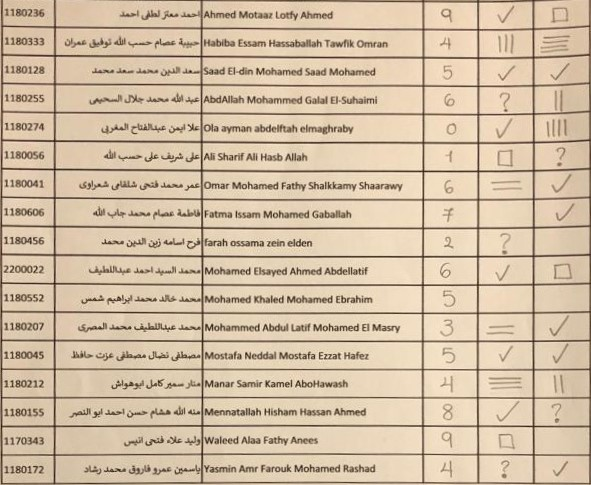
#> input picture GridExtraction/test.jpg, 591 x 485 px
$ python extract_grid.py
#> lines starting #> are read from the running program, lines starting #| are printed output that depends on the picture; after the words box and inside, x2 and y2 are one past the last pixel; in counts of white or black regions, pixels touching at a corner belong together
#> further down, img is the input picture: shape (485, 591, 3); mean B, G, R 163.9, 189.5, 209.8
import cv2
import numpy as np


def extract_grid(img):
    # Convert image to grayscale
    img_gray = cv2.cvtColor(img, cv2.COLOR_BGR2GRAY)
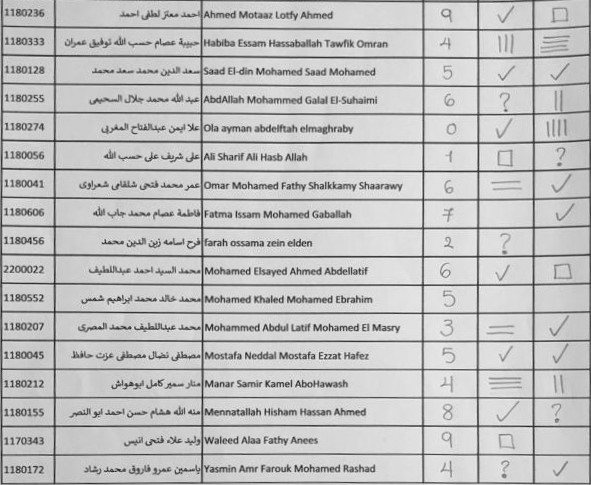
#> img_gray: shape (485, 591); min 10, max 244, mean 192.7
    # Image Thresholding
    _, img_bin = cv2.threshold(
        img_gray, 127, 255, cv2.THRESH_BINARY | cv2.THRESH_OTSU)
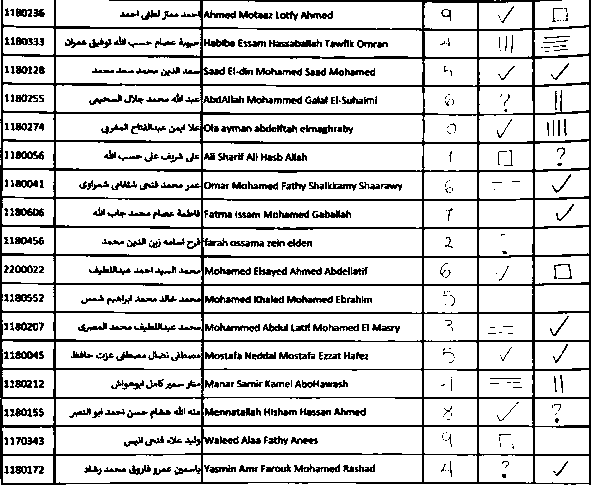
#> img_bin: shape (485, 591); 82.5% white; black in thin lines or dots
    # Image Inversion
    img_bin = 255 - img_bin
#> img_bin: shape (485, 591); 17.5% white in thin lines or dots

    # kernel length
    kernel_length = np.array(img).shape[1] // 33
#> kernel_length = 17
    # vertical kernel : to detect vertical lines
    vertical_kernel = cv2.getStructuringElement(
        cv2.MORPH_RECT, (1, kernel_length))
#> vertical_kernel = 17 values from 1 to 1
    # horizontal kernel : to detect horizontal lines
    horizontal_kernel = cv2.getStructuringElement(
        cv2.MORPH_RECT, (kernel_length, 1))
    # general kernel
    general_kernel = cv2.getStructuringElement(cv2.MORPH_RECT, (3, 3))

    # Draw vertical lines
    img_with_vertical_lines = cv2.erode(img_bin, vertical_kernel, iterations=3)
#> img_with_vertical_lines: shape (485, 591); 2.2% white in thin lines or dots
    img_with_vertical_lines = cv2.dilate(
        img_with_vertical_lines, vertical_kernel, iterations=3)
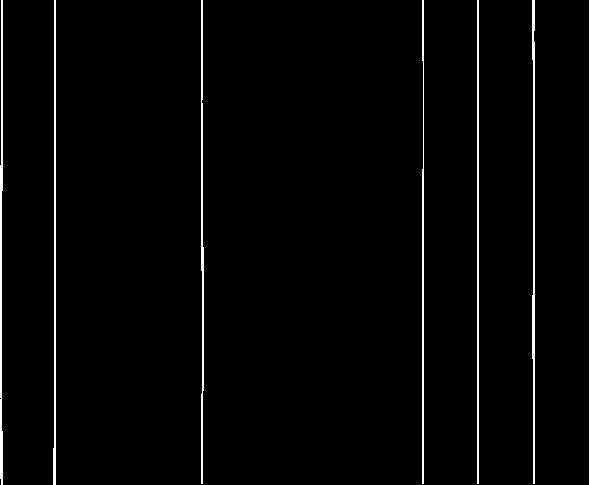
#> img_with_vertical_lines: shape (485, 591); 2.4% white in thin lines or dots
    vertical_lines = cv2.HoughLinesP(
        img_with_vertical_lines, 1, np.pi / 180, 40, minLineLength=10, maxLineGap=20)
#> vertical_lines = 20 rows, first 6: [55, 484, 55, 0], [533, 483, 533, 0], [54, 484, 54, 0], [534, 483, 534, 0], [202, 483, 202, 0], [478, 483, 478, 0]
    for line in vertical_lines:
        for x1, y1, x2, y2 in line:
            img_with_vertical_lines = cv2.line(
                img_with_vertical_lines, (x1, 0), (x2, img_with_vertical_lines.shape[0]), (255, 255, 255), 1)
#> this loop made 20 passes
#> line on passes 1 to 12: [[55, 484, 55, 0]], [[533, 483, 533, 0]], [[54, 484, 54, 0]], [[534, 483, 534, 0]], [[202, 483, 202, 0]], [[478, 483, 478, 0]], [[590, 484, 590, 0]], [[477, 483, 477, 0]], [[589, 484, 589, 0]], [[422, 60, 422, 0]], [[423, 483, 423, 0]], [[201, 270, 201, 0]]
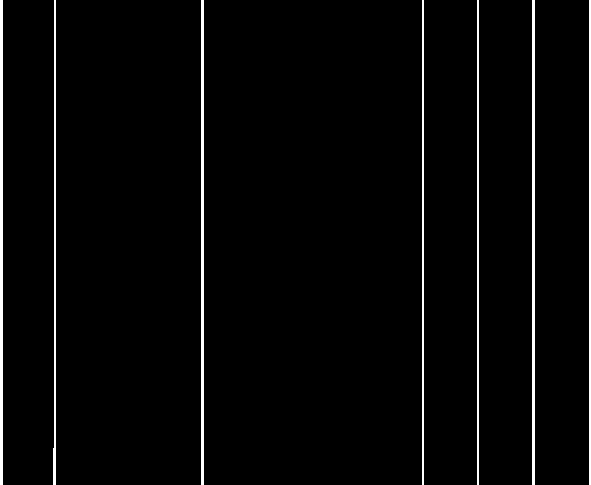
#> img_with_vertical_lines: shape (485, 591); 2.9% white; 7 white regions, largest, box (x1, y1, x2, y2) and area: (0, 0, 3, 485) 1455, (201, 0, 204, 485) 1455, (532, 0, 535, 485) 1455
    cv2.imwrite('./results/img_with_vertical_lines.jpg',
                img_with_vertical_lines)

    # Draw horizontal lines
    horizontal_lines_img = cv2.erode(img_bin, horizontal_kernel, iterations=3)
#> horizontal_lines_img: shape (485, 591); 5.8% white in thin lines or dots
    horizontal_lines_img = cv2.dilate(
        horizontal_lines_img, horizontal_kernel, iterations=3)
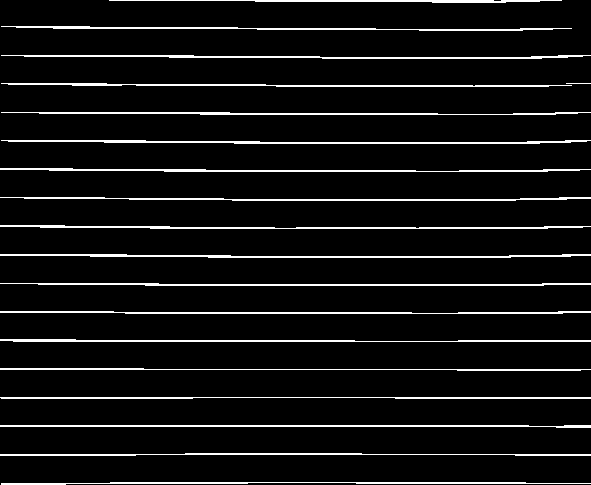
#> horizontal_lines_img: shape (485, 591); 6.9% white in thin lines or dots
    horizontal_lines = cv2.HoughLinesP(
        horizontal_lines_img, 2, np.pi / 180, 40, minLineLength=5, maxLineGap=10)
#> horizontal_lines = 98 rows, first 6: [145, 285, 543, 285], [558, 311, 590, 311], [13, 341, 590, 341], [90, 256, 570, 256], [0, 369, 590, 369], [200, 114, 555, 114]
    for line in horizontal_lines:
        for x1, y1, x2, y2 in line:
            horizontal_lines_img = cv2.line(
                horizontal_lines_img, (0, y1), (horizontal_lines_img.shape[1], y2), (255, 255, 255), 1)
#> this loop made 98 passes
#> line on passes 1 to 12: [[145, 285, 543, 285]], [[558, 311, 590, 311]], [[13, 341, 590, 341]], [[90, 256, 570, 256]], [[0, 369, 590, 369]], [[200, 114, 555, 114]], [[150, 228, 547, 228]], [[0, 397, 590, 397]], [[53, 28, 375, 28]], [[129, 199, 566, 199]], [[0, 312, 411, 312]], [[8, 84, 265, 84]]
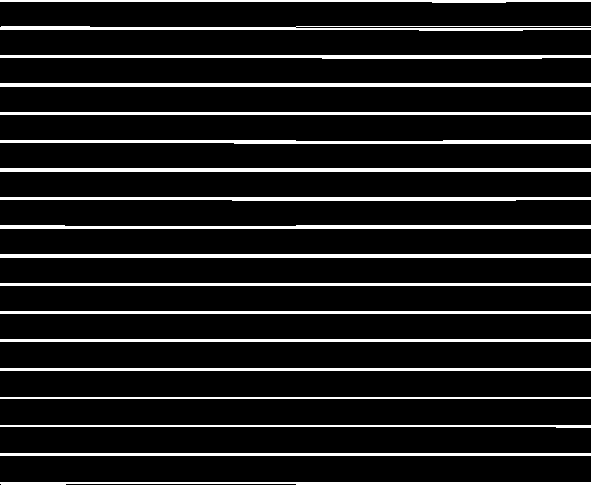
#> horizontal_lines_img: shape (485, 591); 11.5% white; 18 white regions, largest, box (x1, y1, x2, y2) and area: (0, 83, 591, 87) 2364, (0, 168, 591, 172) 2364, (0, 254, 591, 258) 2364
    cv2.imwrite('./results/horizontal_lines_img.jpg',
                horizontal_lines_img)

    # Combine vertical and horizontal lines
    output_img = cv2.bitwise_and(
        img_with_vertical_lines, horizontal_lines_img)
#> output_img: shape (485, 591); 0.34% white in thin lines or dots
    # Erode the image
    output_img = cv2.erode(~output_img, general_kernel, iterations=3)
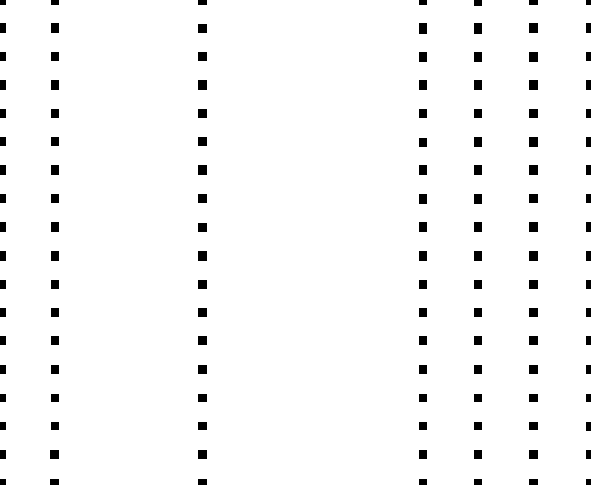
#> output_img: shape (485, 591); 97% white; 126 black regions, largest, box (x1, y1, x2, y2) and area: (529, 23, 538, 33) 90, (529, 52, 538, 62) 90, (198, 80, 207, 90) 90
    # Thresholding
    _, output_img = cv2.threshold(
        output_img, 127, 255, cv2.THRESH_BINARY_INV | cv2.THRESH_OTSU)
    cv2.imwrite('./results/grid_points_img.jpg', output_img)

    cv2.waitKey(0)


if __name__ == '__main__':
    img = cv2.imread('test.jpg')
    extract_grid(img)
